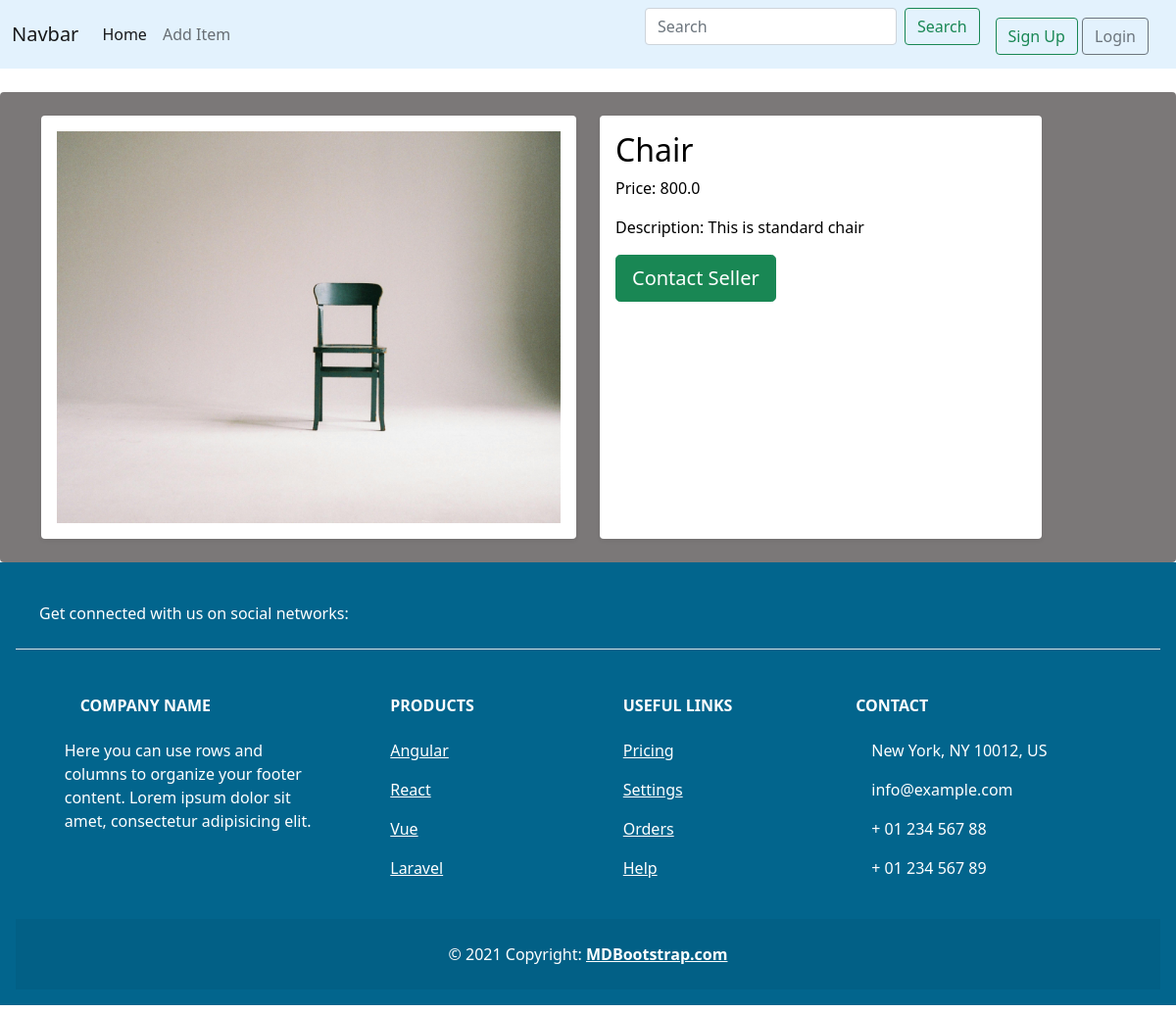
Page /dashboarddetail/3 on the committed database.
### item/models.py (models this page shows, shortened)
class Items(models.Model):
    category = models.ForeignKey(Category, related_name='items', on_delete=models.CASCADE)
    name = models.CharField(max_length=250)
    description = models.TextField(blank=True, null=True)
    price = models.FloatField()
    image = models.ImageField(upload_to='item_images', blank=True, null= True)
    is_sold = models.BooleanField(default=False)
    created_by = models.ForeignKey(User, on_delete=models.CASCADE, related_name='items')
    created_at = models.DateTimeField(auto_now_add=True)
    class Meta:
        ordering =('name',)
        db_table ='Items'

### userdashboard/views.py (the view)
# urls.py: path('dashboarddetail/<pk>', views.dashboarddetail, name='dashboarddetail' ),
def dashboarddetail(request, pk):
    try:
        item = Items.objects.get(id=pk)
        related_items = Items.objects.filter(category = item.category).exclude(id=pk) [0:3]
        return render(request, 'userdashboard/dashboarddetail.html', {'item':item, 'related_items':related_items})
    except Exception as exe:
        logger.error(str(exe), exc_info=True)
        return render(request, 'userdashboard/dashboarddetail.html', {'item':item, 'related_items':related_items})

### userdashboard/templates/userdashboard/dashboarddetail.html (shortened to what this page needs)
{% extends 'core/base.html' %}
{% block content %}
<div class="mt-4 p-4 rounded" style="background-color: rgb(123, 120, 120);">
    <div class="container">
        <div class="row">
            <div class="col-md-6">
                <div class="p-3 bg-white rounded shadow-sm" style="text-decoration: none; color: inherit;">
                    <div style="height: 400px; overflow: hidden;">
                        <img src="{{ item.image.url }}" class="img-fluid rounded-t-xl" style="height: 100%; width: 100%; object-fit: cover;">
                    </div>
                </div>
            </div>
            <div class="col-md-5">
                <div class="p-3 bg-white rounded shadow-sm" style="text-decoration: none; color: inherit;">
                    <div style="height: 400px;">
                        <h2 style="color: black;">{{ item.name }}</h2>
                        <p style="color: black;">Price: {{ item.price }}</p>
                        {% if item.description %}
                        <p style="color: black;">Description: {{ item.description }}</p>
                        {% endif %}
                        {% if request.user == item.created_by %}
                            <div>
                                <p>this is you items!</p>
                                <a href="{% url 'edit' item.id %}" class="btn btn-lg btn-outline-success">Edit</a>
                                <a href="{% url 'delete' item.id %}" class="btn btn-lg btn-outline-danger">Delte</a>
                            </div>
                        {% else %}
                        <a href="{% url 'new' item.id %}" class="btn btn-lg btn-success">Contact Seller</a>
                        {% endif %}
                    </div>
                </div>
            </div>
        </div>
    </div>
</div>
{% endblock content %}

### rows in the picture
Items: image (picture), name "Chair", price "800.0", description "This is standard chair"
